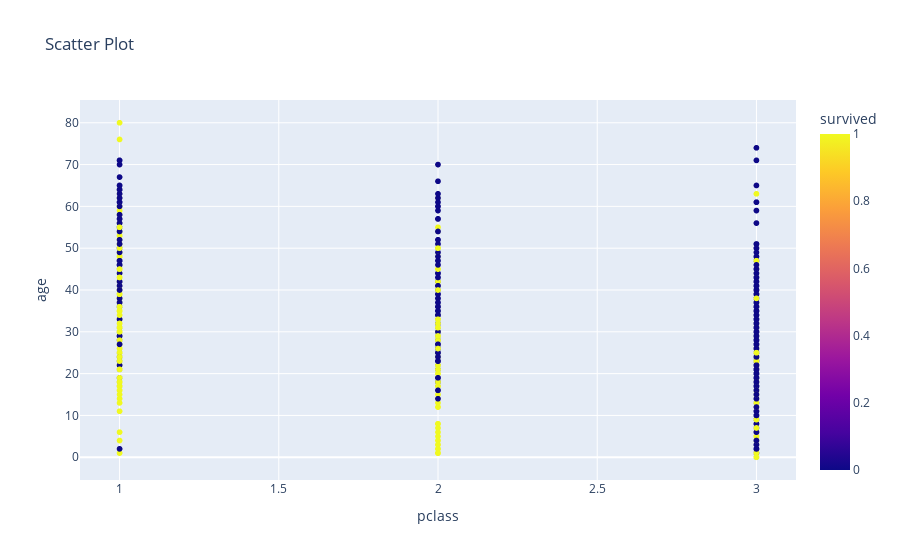

Notebook code for this chart:
### Markdown cell above
# Q8: add 2 more charts to the prevoius Ploty-Dash

### Code cell
sct = px.scatter(df, x="pclass", y="age", color='survived', title="Scatter Plot")
sct.show()

### Figure 1 — Plotly figure (JSON) as saved in the notebook; plotly's stock layout.template omitted (floating-point values rounded to 4 significant figures; data arrays with more than 128 entries replaced by an {"elided": "..."} marker saying what was removed)
{"data": [{"hovertemplate": "pclass=%{x}<br>age=%{y}<br>survived=%{marker.color}<extra></extra>", "legendgroup": "", "marker": {"color": {"elided": "1309 int values"}, "coloraxis": "coloraxis", "symbol": "circle"}, "mode": "markers", "name": "", "showlegend": false, "type": "scattergl", "x": {"elided": "1309 int values"}, "xaxis": "x", "y": {"elided": "1309 int values"}, "yaxis": "y"}], "layout": {"coloraxis": {"colorbar": {"title": {"text": "survived"}}, "colorscale": [[0, "#0d0887"], [0.1111, "#46039f"], [0.2222, "#7201a8"], [0.3333, "#9c179e"], [0.4444, "#bd3786"], [0.5556, "#d8576b"], [0.6667, "#ed7953"], [0.7778, "#fb9f3a"], [0.8889, "#fdca26"], [1, "#f0f921"]]}, "legend": {"tracegroupgap": 0}, "title": {"text": "Scatter Plot"}, "xaxis": {"anchor": "y", "domain": [0, 1], "title": {"text": "pclass"}}, "yaxis": {"anchor": "x", "domain": [0, 1], "title": {"text": "age"}}}}
